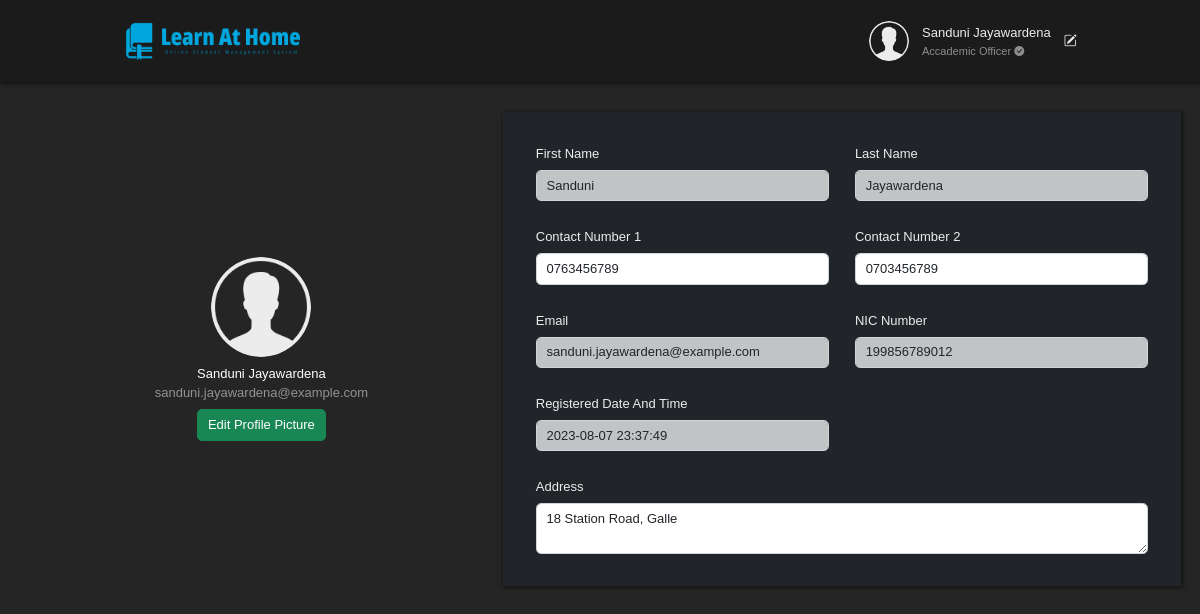
The page /myProfile.php (signed in) on the database its author committed.
### tables this page shows
CREATE TABLE IF NOT EXISTS `account_type` (
  `id` int NOT NULL AUTO_INCREMENT,
  `name` varchar(45) DEFAULT NULL,
  PRIMARY KEY (`id`)
);

CREATE TABLE IF NOT EXISTS `user` (
  `email` varchar(50) NOT NULL,
  `fName` varchar(45) NOT NULL,
  `lName` varchar(45) NOT NULL,
  `password` varchar(45) NOT NULL,
  `verification_code` varchar(45) DEFAULT NULL,
  `verification_status_id` int NOT NULL,
  `account_type_id` int NOT NULL,
  `contact1` varchar(10) NOT NULL,
  `contact2` varchar(10) NOT NULL,
  `address` text NOT NULL,
  `nic` varchar(20) NOT NULL,
  `registered_date_time` datetime NOT NULL,
  PRIMARY KEY (`email`),
  KEY `fk_user_verification_status_idx` (`verification_status_id`),
  KEY `fk_user_account_type1_idx` (`account_type_id`),
  CONSTRAINT `fk_user_account_type1` FOREIGN KEY (`account_type_id`) REFERENCES `account_type` (`id`),
  CONSTRAINT `fk_user_verification_status` FOREIGN KEY (`verification_status_id`) REFERENCES `verification_status` (`id`)
);

### connection.php (called while the page is built, shortened)
<?php
class Database
{
    public static $connection;
    public static function setUpConnection()
    {
        if (!isset(Database::$connection)) {
            Database::$connection = new mysqli(DB_HOST, DB_USER, DB_PASSWORD, DB_NAME, DB_PORT);
        }
    }
    public static function search($q)
    {
        $resultset = Database::$connection->query($q);
        return $resultset;
    }
}

### myProfile.php (the view, shortened to what this page needs)
<?php
if (isset($_SESSION["user"])) {
?>
    <!DOCTYPE html>
    <html lang="en">
    <head>
        <link rel="stylesheet" href="./sources/bootstrap.css">
        <link rel="stylesheet" href="https://cdn.jsdelivr.net/npm/bootstrap-icons@1.9.1/font/bootstrap-icons.css">
        <link rel="stylesheet" href="./style.css">
    </head>
    <body>
        <?php
        require "connection.php";
        ?>
        <div class="container-fluid">
            <div class="row">
                <?php include "header.php" ?>
                <div class="col-12" style="height: 10px;"></div>
                <div class="col-12">
                    <div class="row p-4">
                        <div class="col-5 d-flex flex-column align-items-center justify-content-center">
                            <?php
                            $image_rs = Database::search("SELECT * FROM `profile_image` WHERE `user_email`='" . $user['email'] . "'");
                            $image_num = $image_rs->num_rows;
                            if ($image_num == 1) {
                                $image_data = $image_rs->fetch_assoc();
                                $image_path = $image_data['path'];
                            } else {
                                $image_path = "images/profile_images/defaultProfileImage.png";
                            }
                            ?>
                            <div class="myProfileImage m-2" style="background-image: url('<?php echo ($image_path); ?>');"></div>
                            <span class="text-white"><?php echo ($user["fName"] . ' ' . $user["lName"]); ?></span>
                            <span class="text-white-50"><?php echo ($user["email"]); ?></span>
                            <label for="profilePicInput" class="btn btn-success m-2">Edit Profile Picture</label>
                        </div>
                        <div class="col-7">
                            <div class="row bg-dark p-4 boxShadow">
                                <?php
                                $user_rs= Database::search("SELECT * FROM `user` WHERE `email`='".$_SESSION["user"]["email"]."'");
                                $user_data = $user_rs->fetch_assoc();
                                ?>
                                <div class="col-6 p-3">
                                    <label class="form-label">First Name</label>
                                    <input type="text" class="form-control bg-light bg-opacity-75" value="<?php echo ($user_data["fName"]); ?>" disabled />
                                </div>
                                <div class="col-6 p-3">
                                    <label class="form-label">Last Name</label>
                                    <input type="text" class="form-control bg-light bg-opacity-75" value="<?php echo ($user_data["lName"]); ?>" disabled />
                                </div>
                                <div class="col-6 p-3">
                                    <label class="form-label">Contact Number 1</label>
                                    <input type="text" class="form-control text-opacity-75" id="mobile1" onchange="profileOnchange();" value="<?php echo ($user_data["contact1"]); ?>" />
                                </div>
                                <div class="col-6 p-3">
                                    <label class="form-label">Contact Number 2</label>
                                    <input type="text" class="form-control text-opacity-75" id="mobile2" onchange="profileOnchange();" value="<?php echo ($user_data["contact2"]); ?>" />
                                </div>
                                <div class="col-6 p-3">
                                    <label class="form-label">Email</label>
                                    <input type="text" class="form-control bg-light bg-opacity-75" id="" value="<?php echo ($user_data["email"]); ?>" disabled />
                                </div>
                                <div class="col-6 p-3">
                                    <label class="form-label">NIC Number</label>
                                    <input type="text" class="form-control bg-light bg-opacity-75" id="" value="<?php echo ($user_data["nic"]); ?>" disabled />
                                </div>
                                <div class="col-6 p-3">
                                    <label class="form-label">Registered Date And Time</label>
                                    <input type="text" class="form-control bg-light bg-opacity-75" id="" value="<?php echo ($user_data["registered_date_time"]); ?>" disabled />
                                </div>
                                <div class="col-12 p-3">
                                    <label class="form-label">Address</label>
                                    <textarea type="text" class="form-control text-opacity-75" rows="2" onchange="profileOnchange();" id="address"><?php echo ($user_data["address"]); ?></textarea>
                                </div>
                            </div>
                        </div>
                    </div>
                </div>
            </div>
        </div>
    </body>
    </html>
<?php
} else {
    header("Location:index.php");
}
?>

### header.php
<div class="col-12">
    <div class="row  d-flex align-items-center headerBackground boxShadow">
        <div class="col-12">
            <div class="row my-4 mx-2 d-flex align-items-center">
                <div class="col-5 offset-md-1">
                    <a href="index.php">
                        <img src="./images/logo.png" alt="Logo.png" style="width: 180px;">
                    </a>
                </div>
                <?php
                $user = $_SESSION["user"];
                $image_rs = Database::search("SELECT * FROM `profile_image` WHERE `user_email`='" . $user['email'] . "'");
                $image_num = $image_rs->num_rows;
                $image_path = "";
                if ($image_num == 1) {
                    $image_data = $image_rs->fetch_assoc();
                    $image_path = $image_data['path'];
                } else {
                    $image_path = "images/profile_images/defaultProfileImage.png";
                }
                ?>
                <div class="col-5 offset-2 offset-md-0 d-flex justify-content-end">
                    <div class="d-flex justify-content-center align-items-center" style="cursor: pointer;" onclick="window.location='myProfile.php'">
                        <div class="profileImage me-3" style="background-image: url('<?php echo ($image_path); ?>');"></div>
                        <div class="d-none d-md-flex flex-column justify-content-center align-items-start me-3">
                            <span><?php echo ($user["fName"] . " " . $user["lName"]); ?></span>
                            <?php
                            $account_type_rs = Database::search("SELECT * FROM `account_type` WHERE `id`='" . $user["account_type_id"] . "' ");
                            $account_type_data = $account_type_rs->fetch_assoc();
                            ?>
                            <span class="text-white-50" style="font-size: 11px;"><?php echo ($account_type_data["name"]); ?> <i class="bi bi-check-circle-fill text-white-50" style="font-size:10px;"></i></span>
                        </div>
                        <a href="myProfile.php"><i class="bi bi-pencil-square editProfileIcon"></i></a>
                    </div>
                </div>
            </div>
        </div>
    </div>
</div>

### style.css (style rules this page uses)
* { font-family: 'Source Sans Pro', sans-serif !important; color: rgb(236, 236, 236); font-size: 13px; font-weight: 500 !important; transition: all 100ms 0ms ease-in-out; }
body { background-color: rgb(37, 37, 37); }
.headerBackground { background-color: #00000042; }
.boxShadow { box-shadow: 1px 1px 4px 1px #00000083; }
.profileImage { width: 40px; height: 40px; border-radius: 100%; background-position: center; background-size: contain; background-repeat: no-repeat; }
.myProfileImage { width: 100px; height: 100px; border-radius: 100%; background-position: center; background-repeat: no-repeat; background-size: contain; }

### rows shown on the page
account_type: name "Accademic Officer"
user: fName "Sanduni", lName "Jayawardena", contact1 "0763456789", contact2 "0703456789", email "sanduni.jayawardena@example.com", nic "199856789012", registered_date_time "2023-08-07 23:37:49", address "18 Station Road, Galle"

### other values the page prints
$user["fName"] "Sanduni"
$user["lName"] "Jayawardena"
$user["email"] "sanduni.jayawardena@example.com"
